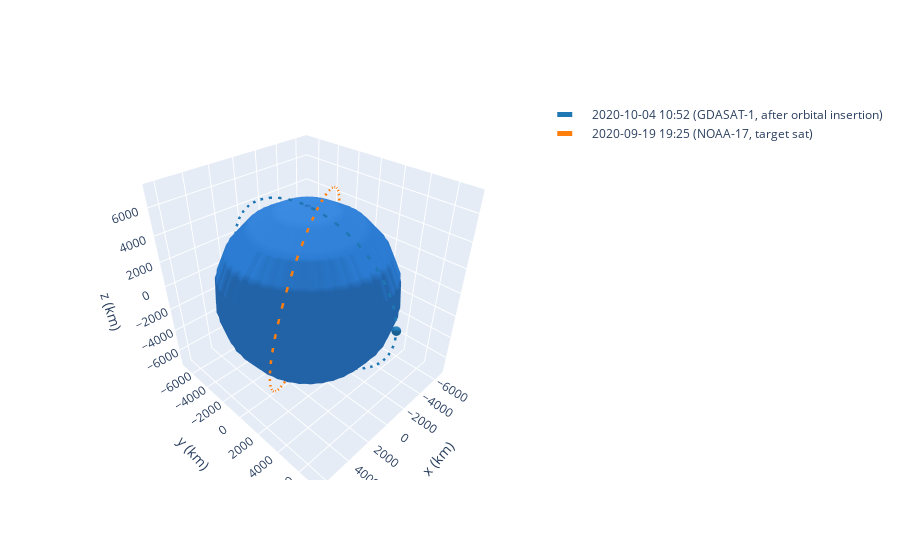

Notebook source saved alongside this figure:
### Code cell
# Let's visualize the orbits

# Obtain the orbit after applying Hohmann transfer.
plot = OrbitPlotter3D()
plot.plot(orb1, label="GDASAT-1, after orbital insertion")
plot.plot(orb_target, label="NOAA-17, target sat")
plot.show()

### Figure 1 — Plotly figure (JSON) as saved in the notebook; plotly's stock layout.template omitted (floating-point values rounded to 4 significant figures; data arrays with more than 128 entries replaced by an {"elided": "..."} marker saying what was removed)
{"data": [{"cauto": false, "cmax": 1, "cmin": 1, "colorscale": [[0, "#2a7bd1"], [1, "#2a7bd1"]], "name": "Earth", "showscale": false, "type": "surface", "x": {"elided": "20x20 float values"}, "y": {"elided": "20x20 float values"}, "z": {"elided": "20x20 float values"}}, {"line": {"color": "rgb(31, 119, 180)", "dash": "dash", "width": 5}, "mode": "lines", "name": "2020-10-04 10:52 (GDASAT-1, after orbital insertion)", "type": "scatter3d", "x": {"elided": "150 float values"}, "y": {"elided": "150 float values"}, "z": {"elided": "150 float values"}}, {"cauto": false, "cmax": 1, "cmin": 1, "colorscale": [[0, "rgb(31, 119, 180)"], [1, "rgb(31, 119, 180)"]], "name": "2020-10-04 10:52 (GDASAT-1, after orbital insertion)", "showscale": false, "type": "surface", "x": {"elided": "20x20 float values"}, "y": {"elided": "20x20 float values"}, "z": {"elided": "20x20 float values"}}, {"cauto": false, "cmax": 1, "cmin": 1, "colorscale": [[0, "#2a7bd1"], [1, "#2a7bd1"]], "name": "Earth", "showscale": false, "type": "surface", "x": {"elided": "20x20 float values"}, "y": {"elided": "20x20 float values"}, "z": {"elided": "20x20 float values"}}, {"cauto": false, "cmax": 1, "cmin": 1, "colorscale": [[0, "#2a7bd1"], [1, "#2a7bd1"]], "name": "Earth", "showscale": false, "type": "surface", "x": {"elided": "20x20 float values"}, "y": {"elided": "20x20 float values"}, "z": {"elided": "20x20 float values"}}, {"line": {"color": "rgb(255, 127, 14)", "dash": "dash", "width": 5}, "mode": "lines", "name": "2020-09-19 19:25 (NOAA-17, target sat)", "type": "scatter3d", "x": {"elided": "150 float values"}, "y": {"elided": "150 float values"}, "z": {"elided": "150 float values"}}, {"cauto": false, "cmax": 1, "cmin": 1, "colorscale": [[0, "rgb(255, 127, 14)"], [1, "rgb(255, 127, 14)"]], "name": "2020-09-19 19:25 (NOAA-17, target sat)", "showscale": false, "type": "surface", "x": {"elided": "20x20 float values"}, "y": {"elided": "20x20 float values"}, "z": {"elided": "20x20 float values"}}, {"cauto": false, "cmax": 1, "cmin": 1, "colorscale": [[0, "#2a7bd1"], [1, "#2a7bd1"]], "name": "Earth", "showscale": false, "type": "surface", "x": {"elided": "20x20 float values"}, "y": {"elided": "20x20 float values"}, "z": {"elided": "20x20 float values"}}, {"cauto": false, "cmax": 1, "cmin": 1, "colorscale": [[0, "#2a7bd1"], [1, "#2a7bd1"]], "name": "Earth", "showscale": false, "type": "surface", "x": {"elided": "20x20 float values"}, "y": {"elided": "20x20 float values"}, "z": {"elided": "20x20 float values"}}], "layout": {"autosize": true, "scene": {"aspectmode": "data", "xaxis": {"title": {"text": "x (km)"}}, "yaxis": {"title": {"text": "y (km)"}}, "zaxis": {"title": {"text": "z (km)"}}}}}
